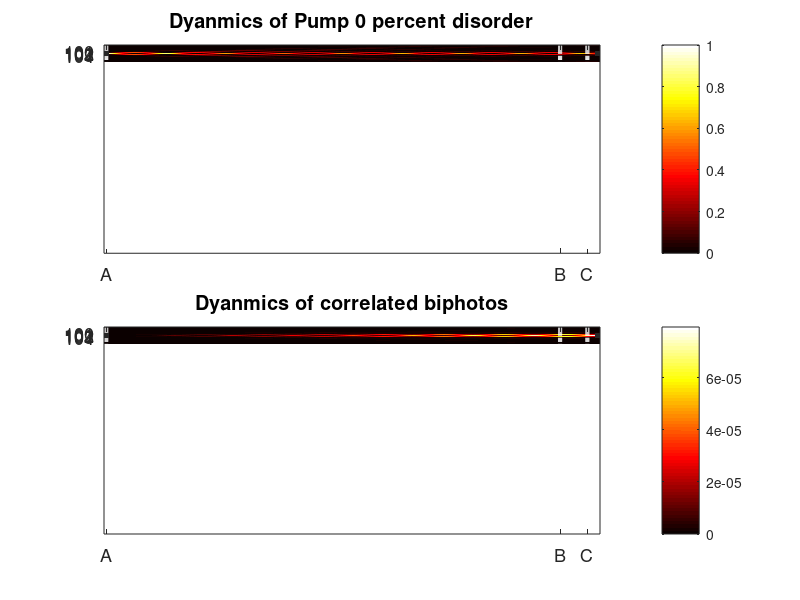
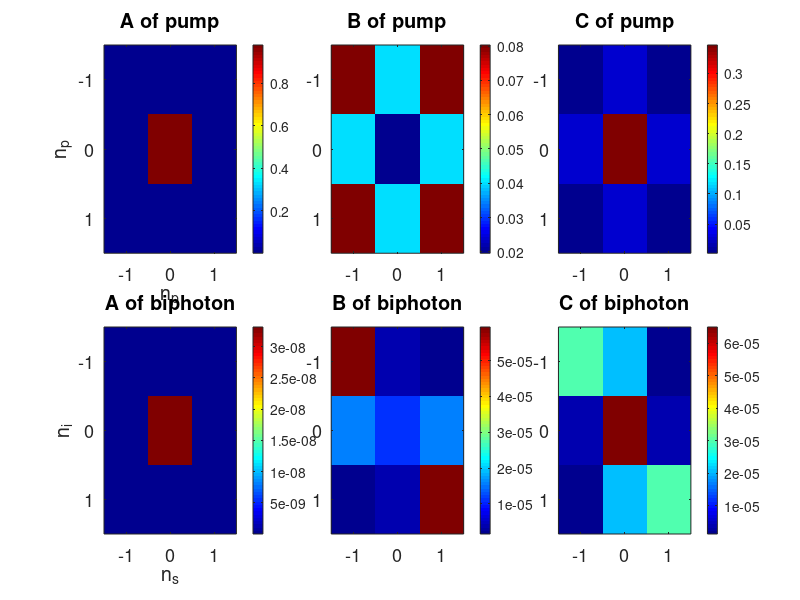
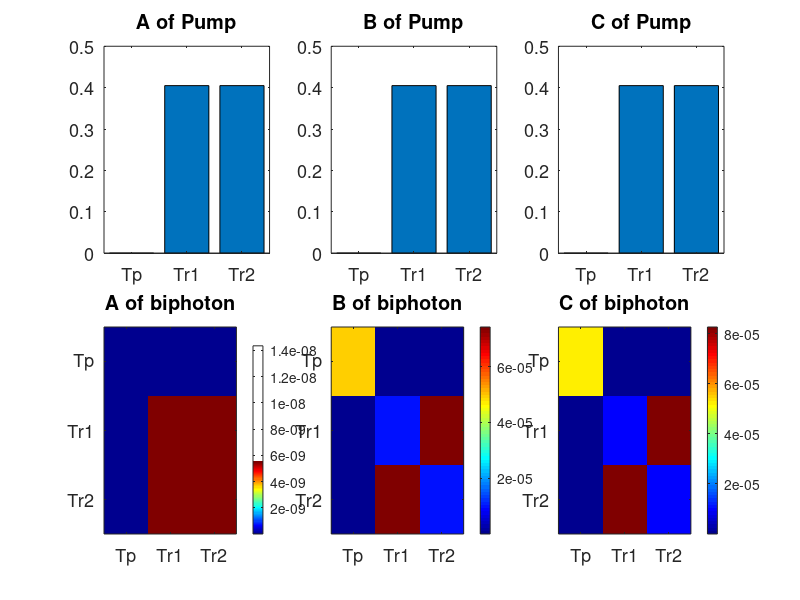
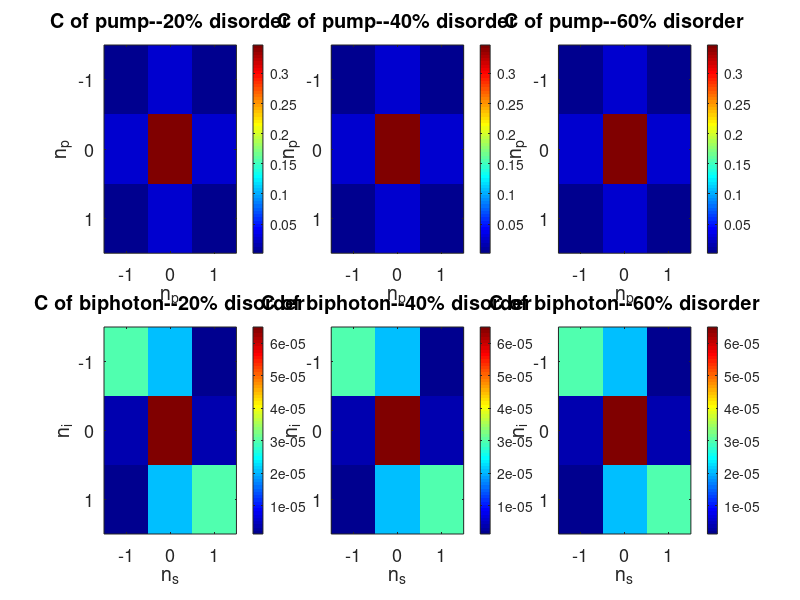

The MATLAB source for these figures, in order: (Note: a time limit stopped this script after it produced the figures.)
%close all;

rng('shuffle');

per=0;
percent=per/100;

% N is odd
N=203;% the size of lattice 
halfchain=floor(N-1)/2;

% Coupling Parameters for Hamiltonian;
%pump
    tp_s=46118;
    tp_l=14951;
%signal 
    ts_s=42882;  %%%%% LINE 291
    ts_l=13603;  %%%%% LINE 292
%idle
    ti_s=45162;  %%%%% LINE 351
    ti_l=14562;  %%%%% LINE 352
    
    g=120;


    
    
    
% Define Hamiltonian;
t1=zeros(1,halfchain-1);
t2=zeros(1,halfchain);
% generat a random number in [-1,1];   1+(2*rand(1)-1)*percent;
disorder1=1+(2*rand(1,length(t1))-1)*percent;
disorder2=1+(2*rand(1,length(t2))-1)*percent;

% disordered componets for pump


 
t1(1:2:end)=tp_s*disorder1(1:2:length(t1));
t1(2:2:end)=tp_l*disorder1(2:2:length(t1));


t2(1:2:end)=tp_s*disorder2(1:2:length(t2));
t2(2:2:end)=tp_l*disorder2(2:2:length(t2));
%t2(1:2:end)=tp_l*(1+(2*rand(1,length(1:2:length(t2)))-1)*percent);
%t2(2:2:end)=tp_s*(1+(2*rand(1,length(2:2:length(t2)))-1)*percent);

dis_mid=1+(2*rand-1)*percent;
tp=[t1,tp_s*dis_mid,t2];

dis_end=1+(2*rand-1)*percent;
Hp=diag(tp,1);
Hp(end:1)=tp_l*dis_end; % periodic boundary
Hp=Hp+Hp';
[Vp,Dp]=eig(Hp);


% componets for signal
t1(1:2:end)=ts_s*disorder1(1:2:length(t1));
t1(2:2:end)=ts_l*disorder1(2:2:length(t1));

t2(1:2:end)=ts_s*disorder2(1:2:length(t2));
t2(2:2:end)=ts_l*disorder2(2:2:length(t2));

ts=[t1,ts_s*dis_mid,t2];

Hs=diag(ts,1);
Hs(end:1)=ts_l*dis_end; % periodic boundary
Hs=Hs+Hs';
[Vs,Ds]=eig(Hs);

% componets for idler
t1(1:2:end)=ti_s*disorder1(1:2:length(t1));
t1(2:2:end)=ti_l*disorder1(2:2:length(t1));

t2(1:2:end)=ti_s*disorder2(1:2:length(t2));
t2(2:2:end)=ti_l*disorder2(2:2:length(t2));

ti=[t1,ti_s*dis_mid,t2];

% short-short defect;
Hi= diag(ti,1);
Hi(end:1)=ti_l*dis_end; % periodic boundary
Hi=Hi+Hi';
[Vi,Di]=eig(Hi);

Tp_p=Vp(:,halfchain+1);

Tp_s=Vs(:,halfchain+1);
Tr1_s=Vs(:,1);
Tr2_s=Vs(:,end);

Tp_i=Vi(:,halfchain+1);
Tr1_i=Vi(:,1);
Tr2_i=Vi(:,end);

 TpTp_si=Tp_s*Tp_i.'; %f1
 TpTr1_si=Tp_s*Tr1_i.'; %f6
 TpTr2_si=Tp_s*Tr2_i.'; %f7 
 Tr1Tp_si=Tr1_s*Tp_i.'; %f8
 Tr2Tp_si=Tr2_s*Tp_i.'; %f9
 
 Tr1Tr1_si=Tr1_s*Tr1_i.'; %f2
 Tr1Tr2_si=Tr1_s*Tr2_i.'; %f3
 Tr2Tr1_si=Tr2_s*Tr1_i.'; %f4
 Tr2Tr2_si=Tr2_s*Tr2_i.'; %f5
 
 TrTr_si(:,:,1)=TpTp_si;
 TrTr_si(:,:,2)=TpTr1_si;
 TrTr_si(:,:,3)=TpTr2_si;
 TrTr_si(:,:,4)=Tr1Tp_si;
 TrTr_si(:,:,5)=Tr2Tp_si;
 
 TrTr_si(:,:,6)=Tr1Tr1_si;
 TrTr_si(:,:,7)=Tr1Tr2_si;
 TrTr_si(:,:,8)=Tr2Tr1_si;
 TrTr_si(:,:,9)=Tr2Tr2_si; 

%TrTr_si=zeros(N,N,N^2);

% for i = 1:N
%     for j=1:N
% 
%     TrTr_si(:,:,(i-1)*N+j)=Vs(:,i)*Vi(:,j).';
% 
%     end
% end
% the evolution dynamics 
% parametres from Andrea;
L=0.381E-3; %length of structure
%L=0.003E-3;
nz = 1E3; %number of steps along length
dt=L/nz; %size of a step

time=dt*(1:nz);




   
% define the input sates

psi_p=zeros(N,length(time));
psi_p(halfchain+1,1)=1;% halfchain is the adjacent position; halfchain+1 is the center of the short-short defect

psi_si=zeros(N,N,length(time));

Us=Vs*diag(exp(-1i*diag(Ds)*dt))*Vs^(-1);
Ui=Vi*diag(exp(-1i*diag(Di)*dt))*Vi^(-1);
Up=Vp*diag(exp(-1i*diag(Dp)*dt))*Vp^(-1);
%figure;imagesc([85:120],[85:120],abs(psi_si(85:120,85:120,1)));mm(:,1)=getframe(gcf);

ff=zeros(9,length(time));
SS=zeros(length(time),1);

for T=2:length(time)
    
 psi_p(:,T)=Up*psi_p(:,T-1);
% H=Hs+Hi+g*diag(psi_p(:,time).^2);

  psi_si(:,:,T)=Us*psi_si(:,:,T-1)*Ui+diag(1i*g*dt*psi_p(:,T-1).^2);
% psi_si(:,:,T)=(Us-eye(N))*psi_si(:,:,T-1)+psi_si(:,:,T-1)*(Ui)-dt^2*Hs*psi_si(:,:,T-1)*Hi+1i*g*dt*diag(psi_p(:,T-1).^2);
% pc(:,T)=diag(psi_si(:,:,T));
% imagesc([100:104],[100:104],abs(psi_si(100:104,100:104,T)));title(['time is ',num2str(T)]);colorbar;pause(0);mm(:,T)=getframe(gcf);
%pause(0.1);
  for k=1:9
  
      ff(k,T)=sum(sum(conj(psi_si(:,:,T)) .* TrTr_si(:,:,k)));
      
  end
   SS(T)=sum(sum(abs(psi_si(:,:,T)).^2));
end



%%
psi_p60=psi_p;
psi_si60=psi_si;
Tp_p60=Tp_p;
Tr1_p60=Vp(:,1);
Tr2_p60=Vp(:,end);
ff60=ff;
Dp60=Dp;
%%
psi_p40=psi_p;
psi_si40=psi_si;
Tp_p40=Tp_p;
Tr1_p40=Vp(:,1);
Tr2_p40=Vp(:,end);
ff40=ff;
Dp40=Dp;
%%
psi_p20=psi_p;
psi_si20=psi_si;
Tp_p20=Tp_p;
Tr1_p20=Vp(:,1);
Tr2_p20=Vp(:,end);
ff20=ff;
Dp20=Dp;
%% Fig.1 

figure('position', [0, 0, 1600, 800]);title(['Dyanmics of Pump and correlated biphotos'])
subplot(2,1,1);imagesc(abs(psi_p(94:110,1:1000)).^2);colormap(hot);colorbar;
title(['Dyanmics of Pump ',num2str(per),' percent disorder']);
yticks([7 8 9 10 11])
yticklabels({'100','101','102','103','104'})
xticks([5 920 975]);
xticklabels({'A','B','C'});

hold on;
X=5*ones(1,203);
Y=1:203;
plot(X,Y,'w-.','LineWidth',3);set(gca,'fontsize', 13);

X=920*ones(1,203);
Y=1:203;
plot(X,Y,'w-.','LineWidth',3);set(gca,'fontsize', 13);

X=975*ones(1,203);
Y=1:203;
plot(X,Y,'w-.','LineWidth',3);set(gca,'fontsize', 13);

for time=1:1000
    
psi_0(:,time)=sum(abs(psi_si(:,:,time)).^2);
psi_1(:,time)=diag(abs(psi_si(:,:,time))).^2;


end

%subplot(3,1,2);imagesc(abs(psi_0(94:110,1:1000)));colormap(hot);colorbar;
subplot(2,1,2);imagesc(abs(psi_1(94:110,1:1000)));colormap(hot);colorbar;
title(['Dyanmics of correlated biphotos'])
yticks([7 8 9 10 11])
yticklabels({'100','101','102','103','104'})

hold on;
X=5*ones(1,203);
Y=1:203;
plot(X,Y,'w-.','LineWidth',3);set(gca,'fontsize', 13);
X=920*ones(1,203);
Y=1:203;
plot(X,Y,'w-.','LineWidth',3);set(gca,'fontsize', 13);
X=975*ones(1,203);
Y=1:203;
plot(X,Y,'w-.','LineWidth',3);set(gca,'fontsize', 13);

xticks([5 920 975]);
xticklabels({'A','B','C'});set(gca,'fontsize', 13);
%% Fig.2
%close all;
figure('position', [0, 0, 1600, 800]);title(['tensor of Pump at different step'])
l=101:103;
T=5;
P_5=kron(psi_p(:,T),psi_p(:,T)');
subplot(2,3,1);imagesc(abs(P_5(l,l)).^2);colormap(jet);colorbar;title(['A of pump']);set(gca,'fontsize', 13);
xticks([1 2 3]);
xticklabels({'-1','0','1'});
yticks([1 2 3]);
yticklabels({'-1','0','1'});
xlabel(['n_p']);ylabel(['n_p'])
T=920;
P_5=kron(psi_p(:,T),psi_p(:,T)');
subplot(2,3,2);imagesc(abs(P_5(l,l)).^2);colormap(jet);colorbar;title(['B of pump']);set(gca,'fontsize', 13);
xticks([1 2 3]);
xticklabels({'-1','0','1'});
yticks([1 2 3]);
yticklabels({'-1','0','1'});
T=975;
P_5=kron(psi_p(:,T),psi_p(:,T)');
subplot(2,3,3);imagesc(abs(P_5(l,l)).^2);colormap(jet);colorbar;title(['C of pump']);set(gca,'fontsize', 13);
xticks([1 2 3]);
xticklabels({'-1','0','1'});
yticks([1 2 3]);
yticklabels({'-1','0','1'});


T=5;
P_5=psi_si(:,:,T);
subplot(2,3,4);imagesc(abs(P_5(l,l)).^2);colormap(jet);colorbar;title(['A of biphoton']);set(gca,'fontsize', 13);
xticks([1 2 3]);
xticklabels({'-1','0','1'});
yticks([1 2 3]);
yticklabels({'-1','0','1'});
xlabel(['n_s']);ylabel(['n_i'])
T=920;
P_5=psi_si(:,:,T);
subplot(2,3,5);imagesc(abs(P_5(l,l)).^2);colormap(jet);colorbar;title(['B of biphoton']);set(gca,'fontsize', 13);
xticks([1 2 3]);
xticklabels({'-1','0','1'});
yticks([1 2 3]);
yticklabels({'-1','0','1'});
T=975;
P_5=psi_si(:,:,T);
subplot(2,3,6);imagesc(abs(P_5(l,l)).^2);colormap(jet);colorbar;title(['C of biphoton']);set(gca,'fontsize', 13);
xticks([1 2 3]);
xticklabels({'-1','0','1'});
yticks([1 2 3]);
yticklabels({'-1','0','1'});

%% Fig.3 
%figure('position', [0, 0, 1600, 800]);title(['tensor of Pump at different step'])

TT=[5,920,975];
F=zeros(3,3);
FF_si=zeros(3,3,3);
FF_bump=zeros(3,3);
Tr1_p=Vp(:,1);
Tr2_p=Vp(:,end);

for i=1 :3
  T=TT(i);
  F(1,1)= abs(ff(1,T)).^2; 
  F(1,2)= abs(ff(2,T)).^2; 
  F(1,3)= abs(ff(3,T)).^2; 
  F(2,1)= abs(ff(4,T)).^2;
  F(2,2)= abs(ff(6,T)).^2; 
  F(2,3)= abs(ff(7,T)).^2;
  F(3,1)= abs(ff(5,T)).^2;
  F(3,2)= abs(ff(8,T)).^2;
  F(3,3)= abs(ff(9,T)).^2;
  FF_si(:,:,i)=F;
  FF_bump(1,i)=abs(sum(conj(psi_p(:,T)).*Tp_p)).^2;
  FF_bump(2,i)=abs(sum(conj(psi_p(:,T)).*Tr1_p)).^2;
  FF_bump(3,i)=abs(sum(conj(psi_p(:,T)).*Tr2_p)).^2;
end



figure('position', [0, 0, 1600, 800]);title(['tensor of Pump at different step'])
subplot(2,3,1);bar(FF_bump(:,1));title(['A of Pump']);xticklabels({'Tp','Tr1','Tr2'});set(gca,'fontsize', 13);
subplot(2,3,2);bar(FF_bump(:,2));title(['B of Pump']);xticklabels({'Tp','Tr1','Tr2'});set(gca,'fontsize', 13);
subplot(2,3,3);bar(FF_bump(:,3));title(['C of Pump']);xticklabels({'Tp','Tr1','Tr2'});set(gca,'fontsize', 13);



% for biphoton states
subplot(2,3,4);imagesc(FF_si(:,:,1));colormap(jet);colorbar;title(['A of biphoton']);
xticks([1 2 3]);yticks([1 2 3]);set(gca,'fontsize', 13);
xticklabels({'Tp','Tr1','Tr2'});yticklabels({'Tp','Tr1','Tr2'})
subplot(2,3,5);imagesc(FF_si(:,:,2));colormap(jet);colorbar;title(['B of biphoton']);
xticks([1 2 3]);yticks([1 2 3]);set(gca,'fontsize', 13);
xticklabels({'Tp','Tr1','Tr2'});yticklabels({'Tp','Tr1','Tr2'})
subplot(2,3,6);imagesc(FF_si(:,:,3));colormap(jet);colorbar;title(['C of biphoton']);
xticks([1 2 3]);yticks([1 2 3]);set(gca,'fontsize', 13);
xticklabels({'Tp','Tr1','Tr2'});yticklabels({'Tp','Tr1','Tr2'})

%% Fig 4. disorder 20%, 40%, 60% WaveGuideModes;  29 OCT 2019

T=975;
psi_p=psi_p20;
psi_si=psi_si20;

figure('position', [0, 0, 1600, 800]);
P_5=kron(psi_p(:,T),psi_p(:,T)');
subplot(2,3,1);imagesc(abs(P_5(l,l)).^2);colormap(jet);colorbar;title(['C of pump--20% disorder']);set(gca,'fontsize', 13);
xticks([1 2 3]);
xticklabels({'-1','0','1'});
yticks([1 2 3]);
yticklabels({'-1','0','1'});
xlabel(['n_p']);ylabel(['n_p'])

P_5=psi_si(:,:,T);
subplot(2,3,4);imagesc(abs(P_5(l,l)).^2);colormap(jet);colorbar;title(['C of biphoton--20% disorder']);set(gca,'fontsize', 13);
xticks([1 2 3]);
xticklabels({'-1','0','1'});
yticks([1 2 3]);
yticklabels({'-1','0','1'});
xlabel(['n_s']);ylabel(['n_i'])


psi_p=psi_p40;
psi_si=psi_si40;


P_5=kron(psi_p(:,T),psi_p(:,T)');
subplot(2,3,2);imagesc(abs(P_5(l,l)).^2);colormap(jet);colorbar;title(['C of pump--40% disorder']);set(gca,'fontsize', 13);
xticks([1 2 3]);
xticklabels({'-1','0','1'});
yticks([1 2 3]);
yticklabels({'-1','0','1'});
xlabel(['n_p']);ylabel(['n_p'])

P_5=psi_si(:,:,T);
subplot(2,3,5);imagesc(abs(P_5(l,l)).^2);colormap(jet);colorbar;title(['C of biphoton--40% disorder']);set(gca,'fontsize', 13);
xticks([1 2 3]);
xticklabels({'-1','0','1'});
yticks([1 2 3]);
yticklabels({'-1','0','1'});
xlabel(['n_s']);ylabel(['n_i'])

psi_p=psi_p60;
psi_si=psi_si60;


P_5=kron(psi_p(:,T),psi_p(:,T)');
subplot(2,3,3);imagesc(abs(P_5(l,l)).^2);colormap(jet);colorbar;title(['C of pump--60% disorder']);set(gca,'fontsize', 13);
xticks([1 2 3]);
xticklabels({'-1','0','1'});
yticks([1 2 3]);
yticklabels({'-1','0','1'});
xlabel(['n_p']);ylabel(['n_p'])

P_5=psi_si(:,:,T);
subplot(2,3,6);imagesc(abs(P_5(l,l)).^2);colormap(jet);colorbar;title(['C of biphoton--60% disorder']);set(gca,'fontsize', 13);
xticks([1 2 3]);
xticklabels({'-1','0','1'});
yticks([1 2 3]);
yticklabels({'-1','0','1'});
xlabel(['n_s']);ylabel(['n_i'])

%%  Fig 5. disorder 20%, 40%, 60% EigenModes;  29 OCT 2019

T=975;

psi_p=psi_p20;
psi_si=psi_si20;
Tp_p=Tp_p20;
Tr1_p=Tr1_p20;
Tr2_p=Tr2_p20;
ff=ff20;

FF_si=zeros(3,3);
FF_bump=zeros(3);

  FF_si(1,1)= abs(ff(1,T)).^2; 
  FF_si(1,2)= abs(ff(2,T)).^2; 
  FF_si(1,3)= abs(ff(3,T)).^2; 
  FF_si(2,1)= abs(ff(4,T)).^2;
  FF_si(2,2)= abs(ff(6,T)).^2; 
  FF_si(2,3)= abs(ff(7,T)).^2;
  FF_si(3,1)= abs(ff(5,T)).^2;
  FF_si(3,2)= abs(ff(8,T)).^2;
  FF_si(3,3)= abs(ff(9,T)).^2;

  FF_bump(1)=abs(sum(conj(psi_p(:,T)).*Tp_p)).^2;
  FF_bump(2)=abs(sum(conj(psi_p(:,T)).*Tr1_p)).^2;
  FF_bump(3)=abs(sum(conj(psi_p(:,T)).*Tr2_p)).^2;

figure('position', [0, 0, 1600, 800]);title(['tensor of Pump at different step'])

subplot(2,3,1);bar(FF_bump);title(['C of Pump--disorder 20%']);xticklabels({'Tp','Tr1','Tr2'});set(gca,'fontsize', 13);

% for biphoton states
subplot(2,3,4);imagesc(FF_si(:,:));colormap(jet);colorbar;title(['C of biphoton--disorder 20%']);
xticks([1 2 3]);yticks([1 2 3]);set(gca,'fontsize', 13);
xticklabels({'Tp','Tr1','Tr2'});yticklabels({'Tp','Tr1','Tr2'})



psi_p=psi_p40;
psi_si=psi_si40;
Tp_p=Tp_p40;
Tr1_p=Tr1_p40;
Tr2_p=Tr2_p40;
ff=ff40;

FF_si=zeros(3,3);
FF_bump=zeros(3);

  FF_si(1,1)= abs(ff(1,T)).^2; 
  FF_si(1,2)= abs(ff(2,T)).^2; 
  FF_si(1,3)= abs(ff(3,T)).^2; 
  FF_si(2,1)= abs(ff(4,T)).^2;
  FF_si(2,2)= abs(ff(6,T)).^2; 
  FF_si(2,3)= abs(ff(7,T)).^2;
  FF_si(3,1)= abs(ff(5,T)).^2;
  FF_si(3,2)= abs(ff(8,T)).^2;
  FF_si(3,3)= abs(ff(9,T)).^2;

  FF_bump(1)=abs(sum(conj(psi_p(:,T)).*Tp_p)).^2;
  FF_bump(2)=abs(sum(conj(psi_p(:,T)).*Tr1_p)).^2;
  FF_bump(3)=abs(sum(conj(psi_p(:,T)).*Tr2_p)).^2;


subplot(2,3,2);bar(FF_bump);title(['C of Pump--disorder 40%']);xticklabels({'Tp','Tr1','Tr2'});set(gca,'fontsize', 13);

% for biphoton states
subplot(2,3,5);imagesc(FF_si(:,:));colormap(jet);colorbar;title(['C of biphoton--disorder 40%']);
xticks([1 2 3]);yticks([1 2 3]);set(gca,'fontsize', 13);
xticklabels({'Tp','Tr1','Tr2'});yticklabels({'Tp','Tr1','Tr2'})



psi_p=psi_p60;
psi_si=psi_si60;
Tp_p=Tp_p60;
Tr1_p=Tr1_p60;
Tr2_p=Tr2_p60;
ff=ff60;

FF_si=zeros(3,3);
FF_bump=zeros(3);

  FF_si(1,1)= abs(ff(1,T)).^2; 
  FF_si(1,2)= abs(ff(2,T)).^2; 
  FF_si(1,3)= abs(ff(3,T)).^2; 
  FF_si(2,1)= abs(ff(4,T)).^2;
  FF_si(2,2)= abs(ff(6,T)).^2; 
  FF_si(2,3)= abs(ff(7,T)).^2;
  FF_si(3,1)= abs(ff(5,T)).^2;
  FF_si(3,2)= abs(ff(8,T)).^2;
  FF_si(3,3)= abs(ff(9,T)).^2;

  FF_bump(1)=abs(sum(conj(psi_p(:,T)).*Tp_p)).^2;
  FF_bump(2)=abs(sum(conj(psi_p(:,T)).*Tr1_p)).^2;
  FF_bump(3)=abs(sum(conj(psi_p(:,T)).*Tr2_p)).^2;


subplot(2,3,3);bar(FF_bump);title(['C of Pump--disorder 60%']);xticklabels({'Tp','Tr1','Tr2'});set(gca,'fontsize', 13);

% for biphoton states
subplot(2,3,6);imagesc(FF_si(:,:));colormap(jet);colorbar;title(['C of biphoton--disorder 60%']);
xticks([1 2 3]);yticks([1 2 3]);set(gca,'fontsize', 13);
xticklabels({'Tp','Tr1','Tr2'});yticklabels({'Tp','Tr1','Tr2'})

%% Fig.6 BandStructure and Disorders
% 24 Sep 2019; the plot of band structure while increasing the disorder
% strength. and using the red color to mark the eigenmodes contributing the
% generation of TPTP biphoton states


N=203;% the size of lattice 
halfchain=floor(N-1)/2;

percent0=[0,0.05,0.10,0.15,0.20,0.25,0.30,0.35,0.40,0.45,0.50,0.55,0.6,0.7,0.8,0.9,1];

% Coupling Parameters for Hamiltonian;
%pump
    tp_s=46118;
    tp_l=14951;
%signal 
    ts_s=42882;  %%%%% LINE 291
    ts_l=13603;  %%%%% LINE 292
%idle
    ti_s=45162;  %%%%% LINE 351
    ti_l=14562;  %%%%% LINE 352
    
    g=120;
DDp=zeros(N,length(percent0));
DDs=zeros(N,length(percent0));
DDi=zeros(N,length(percent0));
Ptr_p=zeros(N,length(percent0));
Ptr_s=zeros(N,length(percent0));
Ptr_i=zeros(N,length(percent0));

for i =1:length(percent0)    
 
 percent=percent0(i);
% Define Hamiltonian;
t1=zeros(1,halfchain-1);
t2=zeros(1,halfchain);
% generat a random number in [-1,1];   1+(2*rand(1)-1)*percent;
disorder1=1+(2*rand(1,length(t1))-1)*percent;
disorder2=1+(2*rand(1,length(t2))-1)*percent;

% disordered componets for pump


 
t1(1:2:end)=tp_s*disorder1(1:2:length(t1));
t1(2:2:end)=tp_l*disorder1(2:2:length(t1));


t2(1:2:end)=tp_s*disorder2(1:2:length(t2));
t2(2:2:end)=tp_l*disorder2(2:2:length(t2));
%t2(1:2:end)=tp_l*(1+(2*rand(1,length(1:2:length(t2)))-1)*percent);
%t2(2:2:end)=tp_s*(1+(2*rand(1,length(2:2:length(t2)))-1)*percent);

dis_mid=1+(2*rand-1)*percent;
tp=[t1,tp_s*dis_mid,t2];

dis_end=1+(2*rand-1)*percent;
Hp=diag(tp,1);
Hp(end:1)=tp_l*dis_end; % periodic boundary
Hp=Hp+Hp';
[Vp,Dp]=eig(Hp);

DDp(:,i)=diag(Dp);


 tr_index1=1:101;  
 tr_index2=103:203; 
 Ptr_p(:,i)=[sum((conj(Vp(:,tr_index1).^2).*kron(ones(1,length(tr_index1)),Vp(:,102))).^2./kron(ones(203,1),sum(abs(conj(Vp(:,tr_index1).^2)).^2))),0,...
             sum((conj(Vp(:,tr_index2).^2).*kron(ones(1,length(tr_index2)),Vp(:,102))).^2./kron(ones(203,1),sum(abs(conj(Vp(:,tr_index2).^2)).^2)))];





% componets for signal
t1(1:2:end)=ts_s*disorder1(1:2:length(t1));
t1(2:2:end)=ts_l*disorder1(2:2:length(t1));

t2(1:2:end)=ts_s*disorder2(1:2:length(t2));
t2(2:2:end)=ts_l*disorder2(2:2:length(t2));

ts=[t1,ts_s*dis_mid,t2];

Hs=diag(ts,1);
Hs(end:1)=ts_l*dis_end; % periodic boundary
Hs=Hs+Hs';
[Vs,Ds]=eig(Hs);

 DDs(:,i)=diag(Ds);
 
 
 Ptr_s(:,i)=[sum((conj(Vs(:,tr_index1).^2).*kron(ones(1,length(tr_index1)),Vs(:,102))).^2./kron(ones(203,1),sum(abs(conj(Vs(:,tr_index1).^2)).^2))),0,...
             sum((conj(Vs(:,tr_index2).^2).*kron(ones(1,length(tr_index2)),Vs(:,102))).^2./kron(ones(203,1),sum(abs(conj(Vs(:,tr_index2).^2)).^2)))];


% componets for idler
t1(1:2:end)=ti_s*disorder1(1:2:length(t1));
t1(2:2:end)=ti_l*disorder1(2:2:length(t1));

t2(1:2:end)=ti_s*disorder2(1:2:length(t2));
t2(2:2:end)=ti_l*disorder2(2:2:length(t2));

ti=[t1,ti_s*dis_mid,t2];

% short-short defect;
Hi=diag(ti,1);
Hi(end:1)=ti_l*dis_end; % periodic boundary
Hi=Hi+Hi';
[Vi,Di]=eig(Hi);

DDi(:,i)=diag(Di);


Ptr_i(:,i)=[sum((conj(Vi(:,tr_index1).^2).*kron(ones(1,length(tr_index1)),Vi(:,102))).^2./kron(ones(203,1),sum(abs(conj(Vi(:,tr_index1).^2)).^2))),0,...
            sum((conj(Vi(:,tr_index2).^2).*kron(ones(1,length(tr_index2)),Vi(:,102))).^2./kron(ones(203,1),sum(abs(conj(Vi(:,tr_index2).^2)).^2)))];

end
close all;

%figure('position', [50, 60, 500, 300]);


for i = 1: length(percent0)
plot(percent0(i)*ones(203,1),DDp(:,i),'.'); hold on;
for j =1: N
    if Ptr_p(j,i)>0.025
     plot(percent0(i),DDp(j,i),'p','Color','r','MarkerSize',8);  
    end
end

end
xlabel('disorder');ylabel('Energy of pump');

set(gca,'fontsize', 13);

%% Fig.7 Probability of each Eigen components; 29 OCT 2019;
close all;

figure('position', [0, 0, 1200, 1000]);
l=100:104;

subplot(3,3,1);set(gca,'fontsize', 13);imagesc(abs(TpTp_si(l,l)).^2);colormap(jet);colorbar;ylabel('n_i');
xticks([1 2 3 4 5]);
xticklabels({'-2','-1','0','1', '2'});
yticks([1 2 3 4 5]);
yticklabels({'-2','-1','0','1', '2'});
subplot(3,3,2);set(gca,'fontsize', 13);imagesc(abs(TpTr1_si(l,l)).^2);colormap(jet);colorbar;
xticks([1 2 3 4 5]);
xticklabels({'-2','-1','0','1', '2'});
yticks([1 2 3 4 5]);
yticklabels({'-2','-1','0','1', '2'});
subplot(3,3,3);set(gca,'fontsize', 13);imagesc(abs(TpTr2_si(l,l)).^2);colormap(jet);colorbar;
xticks([1 2 3 4 5]);
xticklabels({'-2','-1','0','1', '2'});
yticks([1 2 3 4 5]);
yticklabels({'-2','-1','0','1', '2'});
subplot(3,3,4);set(gca,'fontsize', 13);imagesc(abs(Tr1Tp_si(l,l)).^2);colormap(jet);colorbar;ylabel('n_i');
xticks([1 2 3 4 5]);
xticklabels({'-2','-1','0','1', '2'});
yticks([1 2 3 4 5]);
yticklabels({'-2','-1','0','1', '2'});
subplot(3,3,5);set(gca,'fontsize', 13);imagesc(abs(Tr1Tr1_si(l,l)).^2);colormap(jet);colorbar;
xticks([1 2 3 4 5]);
xticklabels({'-2','-1','0','1', '2'});
yticks([1 2 3 4 5]);
yticklabels({'-2','-1','0','1', '2'});
subplot(3,3,6);set(gca,'fontsize', 13);imagesc(abs(Tr1Tr2_si(l,l)).^2);colormap(jet);colorbar;
xticks([1 2 3 4 5]);
xticklabels({'-2','-1','0','1', '2'});
yticks([1 2 3 4 5]);
yticklabels({'-2','-1','0','1', '2'});
subplot(3,3,7);set(gca,'fontsize', 13);imagesc(abs(Tr2Tp_si(l,l)).^2);colormap(jet);colorbar;ylabel('n_i');xlabel('n_s');
xticks([1 2 3 4 5]);
xticklabels({'-2','-1','0','1', '2'});
yticks([1 2 3 4 5]);
yticklabels({'-2','-1','0','1', '2'});
subplot(3,3,8);set(gca,'fontsize', 13);imagesc(abs(Tr2Tr1_si(l,l)).^2);colormap(jet);colorbar;xlabel('n_s');
xticks([1 2 3 4 5]);
xticklabels({'-2','-1','0','1', '2'});
yticks([1 2 3 4 5]);
yticklabels({'-2','-1','0','1', '2'});
subplot(3,3,9);set(gca,'fontsize', 13);imagesc(abs(Tr2Tr2_si(l,l)).^2);colormap(jet);colorbar;xlabel('n_s');
xticks([1 2 3 4 5]);
xticklabels({'-2','-1','0','1', '2'});
yticks([1 2 3 4 5]);
yticklabels({'-2','-1','0','1', '2'});


 [ax1,h1]=suplabel('Tp','x',[-.21 .08 .84 .84]);
 [ax1,h1]=suplabel('Tr1','x',[.08 .08 .84 .84]);
 [ax1,h1]=suplabel('Tr2','x',[.36 .08 .84 .84]);
 [ax2,h2]=suplabel('Tr2','y',[.10 -.20 .84 .84]);
 [ax2,h2]=suplabel('Tr1','y',[.10 .10 .84 .84]);
 [ax2,h2]=suplabel('Tp','y', [.10 .40 .84 .84]);
 
 writematrix(abs(TpTp_si(l,l)), 'tptp.csv')
 writematrix(abs(Tr1Tr1_si(l,l)), 'tr1tr1.csv')
 writematrix(abs(Tr2Tr2_si(l,l)), 'tr2tr2.csv')
 writematrix(abs(Tr1Tr2_si(l,l)), 'tr1tr2.csv')
 writematrix(abs(Tr2Tr1_si(l,l)), 'tr2tr1.csv')
 writematrix(abs(TpTr1_si(l,l)), 'tptr1.csv')
 writematrix(abs(TpTr2_si(l,l)), 'tptr2.csv')
 writematrix(abs(Tr1Tp_si(l,l)), 'tr1tp.csv')
 writematrix(abs(Tr2Tp_si(l,l)), 'tr2tp.csv')
%% Fig.8 Correlation between the weights Probabilities that the biphoton states 
%  are in the 9 Eigenmodes of linear Hamiltonian as shown in Fig.7, and disorder level

load('/Users/vivien/Dropbox (Sydney Uni)/Redondo_Zhang_Bartlett/HPC/Data/plot_all.mat')

close all;
 percent0=[0.05,0.10,0.15,0.20,0.25,0.30,0.35,0.40,0.45,0.50];
 Prob_end=[Prob_5percent(:,end),Prob_10percent(:,end),Prob_15percent(:,end),Prob_20percent(:,end),Prob_25percent(:,end)...
     Prob_30percent(:,end),Prob_35percent(:,end),Prob_40percent(:,end),Prob_45percent(:,end),Prob_50percent(:,end)];
 plot(percent0,Prob_end(1,:),'o-');hold on;
  plot(percent0,Prob_end(7,:),'.','MarkerSize',14);hold on;
  plot(percent0,Prob_end(8,:),'d-.','MarkerSize',8);hold on;

  plot(percent0,Prob_end(9,:),'>--','MarkerSize',11);hold on;
 
  plot(percent0,Prob_end(6,:),'*');hold on;
   
  plot(percent0,Prob_end(3,:),'.k--','MarkerSize',8);hold on;
  
 plot(percent0,Prob_end(5,:),'o');hold on;
 
 
 plot(percent0,Prob_end(4,:),'o','MarkerSize',10);hold on;
 plot(percent0,Prob_end(2,:),'o','MarkerSize',15);hold on;

xlim([0.03 0.53]);
ylim([-0.03 0.32]);

xlabel('disorder');ylabel('Probability of different eigenmodes');
legend('TpTp','Tr1Tr2','Tr2Tr1','Tr2Tr2','Tr1Tr1','TpTr2','Tr2Tp','Tr1Tp','TpTr1');

set(gca,'fontsize', 13);
